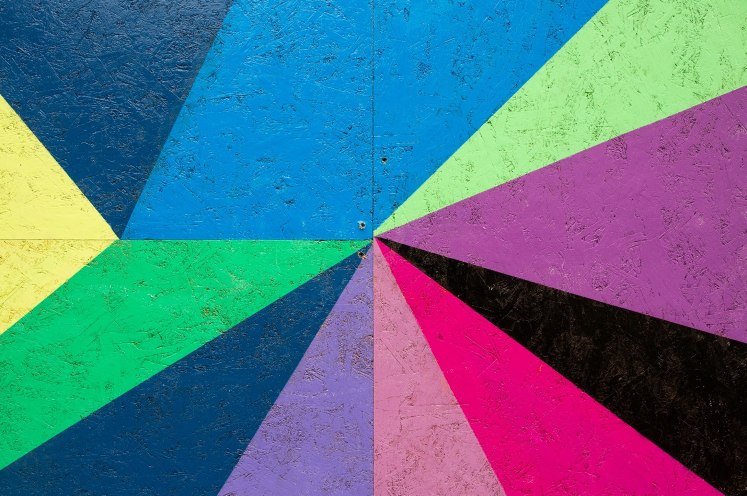
#> input picture Lab3/3-1.PNG, 1493 x 991 px, found by its file name (shown at 1/2 size); its folder holds 2 pictures in this run
$ python task31.py
#> lines starting #> are read from the running program, lines starting #| are printed output that depends on the picture
import cv2
import numpy as np
from win32api import GetSystemMetrics as gsm # monitor resolution

def fixresize(img, max):
    r = max / img.shape[0]
    dim = (int(img.shape[1] * r), max)
    return cv2.resize(img, dim)

i = 1
file = f'Lab3/3-{i}.PNG'
axis = 0
flags = {'COLOR': cv2.IMREAD_COLOR, 'GRAY': cv2.IMREAD_GRAYSCALE}
for type, flag  in flags.items():
    img = cv2.imread(file, flag)
#> img is the input picture: shape (991, 1493, 3); mean B, G, R 136.8, 113.5, 85

    imgf = cv2.blur(img, (50, 50), None, (10, 10))
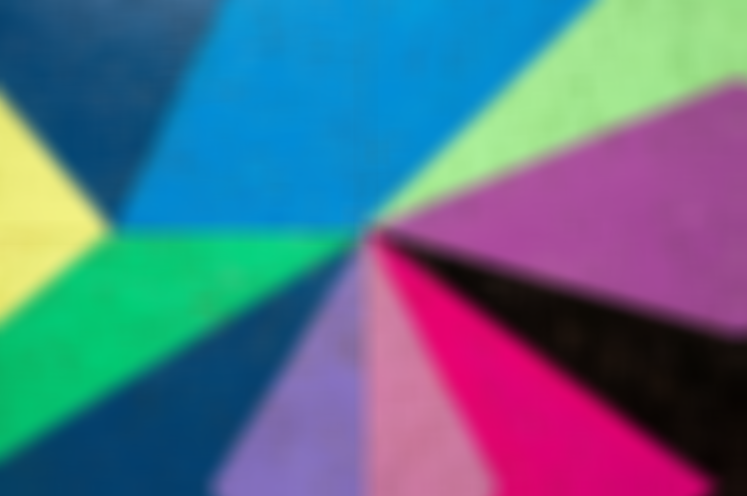
#> imgf: shape (991, 1493, 3) (shown at 1/2 size); mean B, G, R 136.1, 111.4, 86.1
    # [5 lines of commented-out code are left out]

    if img.shape[0] > img.shape[1]:axis=1
    img_combine = np.concatenate((img, imgf), axis)
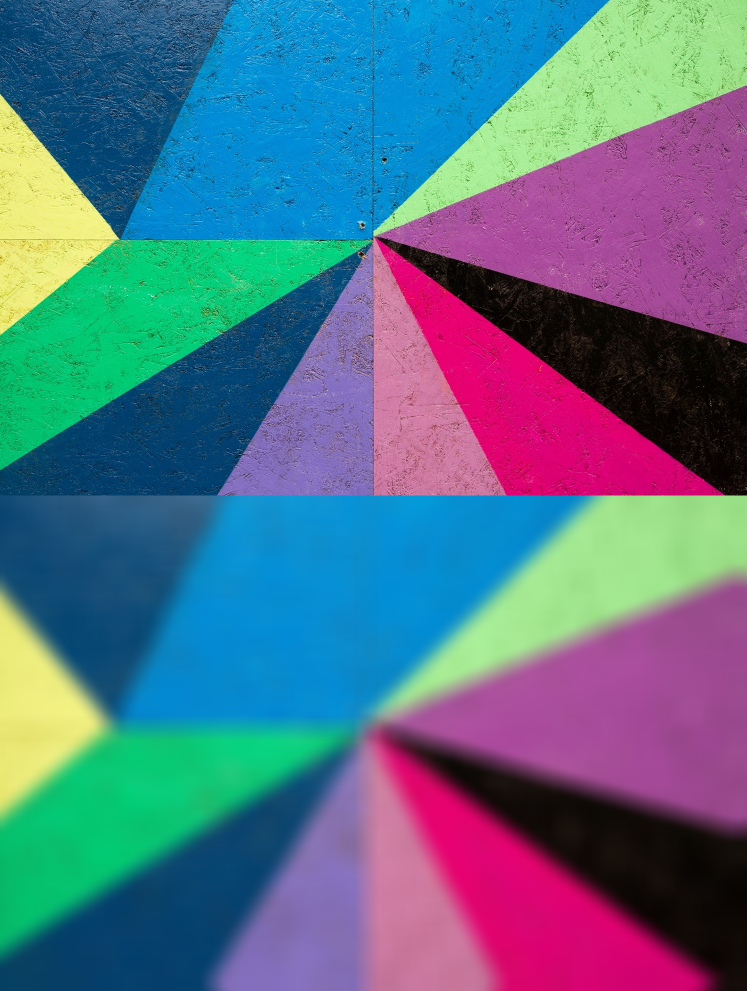
#> img_combine: shape (1982, 1493, 3) (shown at 1/2 size); mean B, G, R 136.4, 112.5, 85.5

    cv2.imshow(f'{type}_{file}', fixresize(img_combine, gsm(1)-100))
#> (this line was passed over: win32api is not available in this run)
    if cv2.waitKey() == ord('s'):
#> (key Esc is pressed here)
            cv2.imwrite(f'filtred\{type}_{file}', img_combine)
    cv2.destroyAllWindows()
